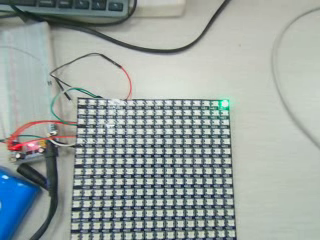
#> input picture frame 43 of ucar_ws/src/vision_line/videos/video_7.avi, 320 x 240 px, given in place of the camera
$ python get_video.py
#> lines starting #> are read from the running program, lines starting #| are printed output that depends on the picture
### ucar_ws/src/vision_line/scripts/camera_capture.py
import logging
import os
import time

import cv2
import numpy as np

logging.basicConfig(
    level=logging.INFO,
    format="%(asctime)s - %(levelname)s - %(message)s",
    datefmt="%Y-%m-%d %H:%M:%S",
)


class CameraCapture:
    def __init__(self, index=0, width=640, height=480) -> None:
        """初始化摄像头

        Args:
            index: 摄像头索引，默认使用 CameraConfig.INDEX
            width: 分辨率宽度，默认使用 CameraConfig.WIDTH
            height: 分辨率高度，默认使用 CameraConfig.HEIGHT
        """

        # self.cap = cv2.VideoCapture(index)
        self.cap = cv2.VideoCapture(index, cv2.CAP_V4L2)
        self.cap.set(cv2.CAP_PROP_FRAME_WIDTH, width)
        self.cap.set(cv2.CAP_PROP_FRAME_HEIGHT, height)

        if not self.cap.isOpened():
            logging.error("Cannot open camera.")
            raise RuntimeError(f"Failed to open camera at index {index}")

        self.mtx = np.array(
            [
                [420.88617453, 0.0, 322.17160714],
                [0.0, 423.22330218, 231.10564846],
                [0.0, 0.0, 1.0],
            ]
        )  # 内参数矩阵
        self.dist = np.array(
            [[-0.34912917, 0.17532058, 0.01055267, -0.00249659, -0.05667369]]
        )  # 畸变系数

    def get_picture(self):
        """获取一帧图片"""
        if self.cap is None or not self.cap.isOpened():
            raise RuntimeError("Camera is not opened.")

        ret, frame = self.cap.read()
#> frame is the input picture: shape (240, 320, 3); mean B, G, R 159.4, 162.4, 152.8
        if not ret:
            logging.error("Failed to grab frame")
            raise RuntimeError("Failed to grab frame")
        return frame

    # [7 lines left out: function save_picture, not called in this run]

    def is_opened(self):
        """检查摄像头是否已打开"""
        return self.cap is not None and self.cap.isOpened()

    def close(self):
        """关闭摄像头"""
        if self.cap is not None:
            self.cap.release()
            self.cap = None

    def __enter__(self):
        """上下文管理器入口"""
        return self

    # [4 lines left out: function __exit__, not called in this run]

    def __del__(self):
        """析构函数，对象销毁时自动释放资源"""
        self.close()

    # [72 lines left out: function calibration, not called in this run]

    def correct_img(self, img):
        h, w = img.shape[:2]
#> h = 240; w = 320
        try:
            if len(self.mtx) > 0 and len(self.dist) > 0:
                newcameramtx, roi = cv2.getOptimalNewCameraMatrix(
                    self.mtx, self.dist, (h, w), 0, (h, w)
                )
#> roi = (0, 0, 239, 319)

            # 生成去畸变映射表，并应用映射表将像素重新映射
            mapx, mapy = cv2.initUndistortRectifyMap(
                self.mtx, self.dist, None, newcameramtx, (w, h), 5
            )
            dst = cv2.remap(img, mapx, mapy, cv2.INTER_LINEAR)
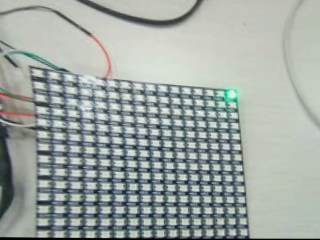
#> dst: shape (240, 320, 3); mean B, G, R 161.6, 166.2, 158.2
            return dst
        except Exception as e:
            logging.error(f"error when correct img with mtx:{e}")
            return img


# [42 lines that do not run on import are left out]

### ucar_ws/src/vision_line/scripts/get_video.py
import os

import cv2
from camera_capture import CameraCapture

VIDEO_DIR = os.path.join(
    os.path.dirname(os.path.dirname(os.path.abspath(__file__))), "videos"
)
os.makedirs(VIDEO_DIR, exist_ok=True)

if __name__ == "__main__":
    cap = CameraCapture(0)
    recording = False
    writer = None
    video_count = len([f for f in os.listdir(VIDEO_DIR) if f.endswith(".avi")])

    try:
        while True:
            raw_img = cap.get_picture()
            img = cap.correct_img(raw_img)
            img = cv2.flip(img, 1)
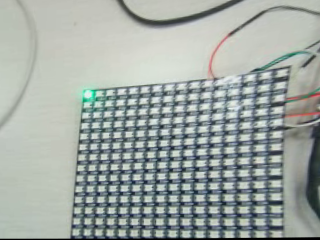
#> img: shape (240, 320, 3); mean B, G, R 161.6, 166.2, 158.2
            # img = cv2.resize(img, (320, 240))

            canvas = img.copy()

            if recording:
                cv2.circle(canvas, (15, 15), 8, (0, 0, 255), -1)
                cv2.putText(
                    canvas,
                    "REC",
                    (28, 22),
                    cv2.FONT_HERSHEY_SIMPLEX,
                    0.6,
                    (0, 0, 255),
                    2,
                )
                writer.write(img)

            cv2.imshow("Camera Capture", img)
            cv2.imshow("Canvas", canvas)

            key = cv2.waitKey(1) & 0xFF
#> (key Esc is pressed here)
            if key == ord(" "):
                if not recording:
                    video_count += 1
                    path = os.path.join(VIDEO_DIR, f"video_{video_count}.avi")
                    fourcc = cv2.VideoWriter_fourcc(*"XVID")
                    writer = cv2.VideoWriter(path, fourcc, 30.0, (640, 480))
                    recording = True
                    print(f"Recording started: {path}")
                else:
                    recording = False
                    writer.release()
                    writer = None
                    print("Recording stopped and saved.")
            elif key == 27:
                break

    except KeyboardInterrupt:
        print("Exiting...")
    except Exception as e:
        print(f"Error: {e}")
    finally:
        if writer is not None:
            writer.release()
        cap.close()
        cv2.destroyAllWindows()

$ run again, starting later in the video
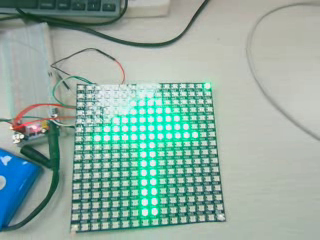
#> input picture frame 196 of ucar_ws/src/vision_line/videos/video_7.avi, 320 x 240 px, given in place of the camera
#> in get_picture, frame is the input picture: shape (240, 320, 3); mean B, G, R 162.1, 172.8, 144.5
#> in correct_img, `dst = cv2.remap(img, mapx, mapy, cv2.INTER_LINEAR)`:
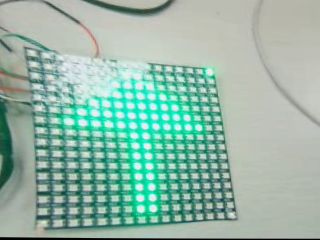
#> dst: shape (240, 320, 3); mean B, G, R 167.9, 182.6, 147.9
#> `img = cv2.flip(img, 1)`:
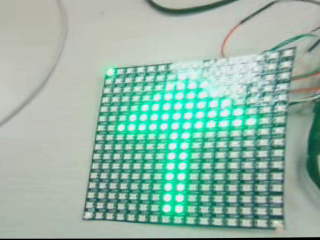
#> img: shape (240, 320, 3); mean B, G, R 167.9, 182.6, 147.9

$ run again, starting later in the video
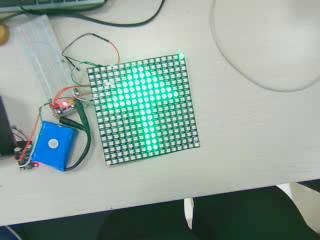
#> input picture frame 348 of ucar_ws/src/vision_line/videos/video_7.avi, 320 x 240 px, given in place of the camera
#> in get_picture, frame is the input picture: shape (240, 320, 3); mean B, G, R 155.3, 163.4, 144.7
#> in correct_img, `dst = cv2.remap(img, mapx, mapy, cv2.INTER_LINEAR)`:
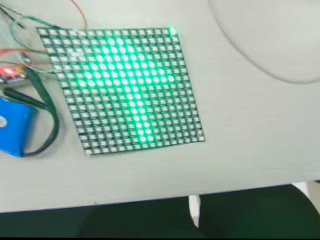
#> dst: shape (240, 320, 3); mean B, G, R 153.6, 163.4, 138.5
#> `img = cv2.flip(img, 1)`:
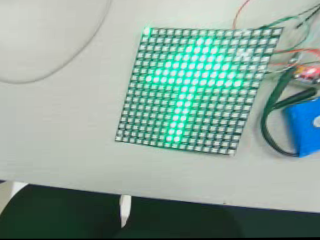
#> img: shape (240, 320, 3); mean B, G, R 153.6, 163.4, 138.5
